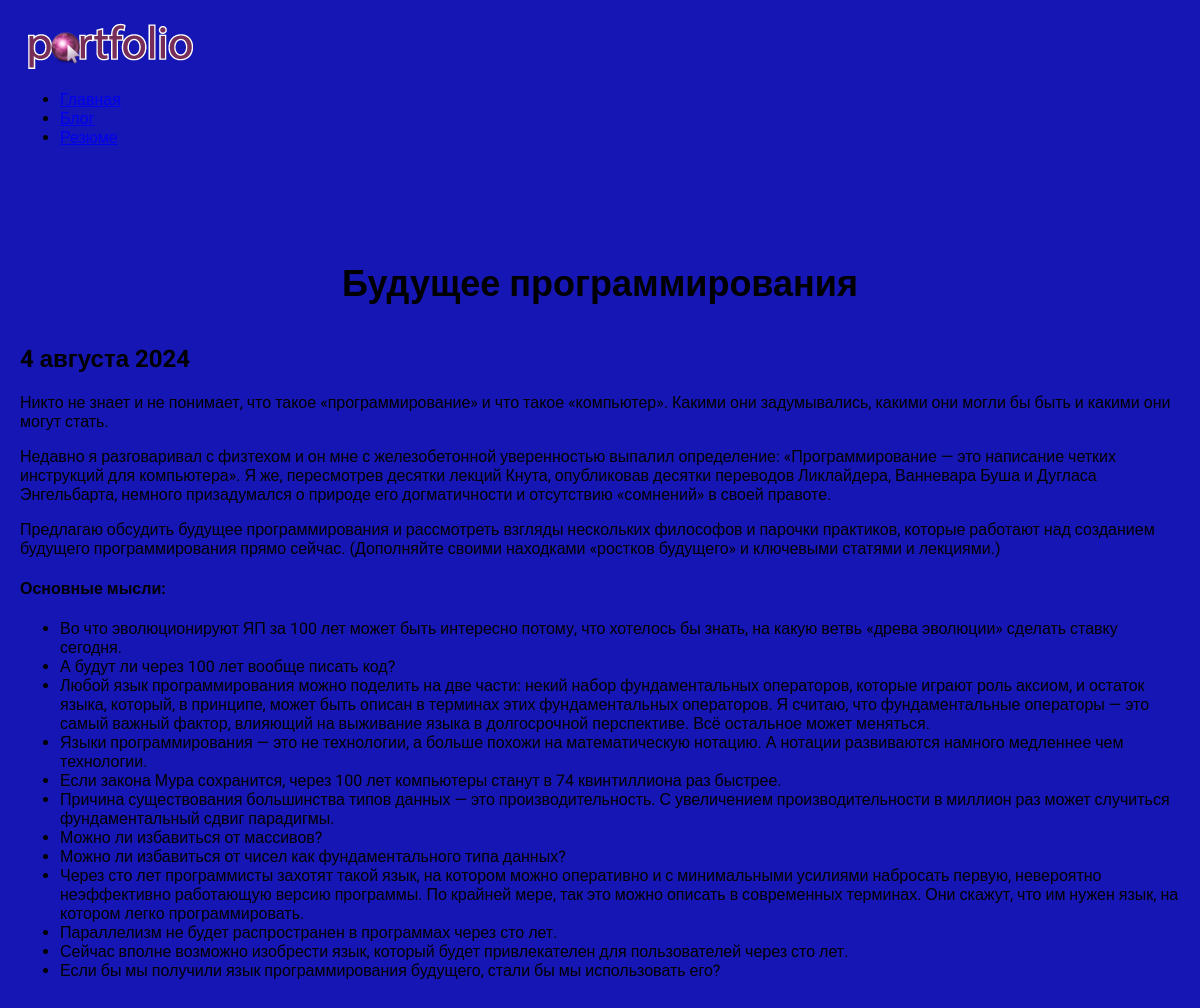
The app's page /blog/2/ with its own data.
### blog/models.py (models this page shows, shortened)
class Blog(models.Model):
    title = models.CharField(max_length=200)
    description = models.TextField()
    date = models.DateField()

### blog/views.py (the view)
# urls.py: path('<int:blog_id>/', views.detail, name="detail"),
def detail(request, blog_id):
    blog = get_object_or_404(Blog, pk=blog_id)
    return render(request, 'blog/details.html', {'blog': blog})

### blog/templates/blog/details.html
{% extends 'skills/base.html' %}
{% block content %}
<div class="detail">
    <h1>{{ blog.title }}</h1>
    <h2>{{ blog.date | date:'j E Y' }}</h2>
    {{ blog.description | safe }}
</div>
{% endblock %}

### skills/static/css/style.css (style rules this page uses)
body { background: #1616b5; padding: 0; margin: 0; font-family: "Roboto", sans-serif; }
.content h1 { text-align: center; margin: 60px 0 40px; font-size: 36px; }

### records on screen
Blog: title "Будущее программирования", date "4 августа 2024", description "Никто не знает и не понимает, что такое «программирование» и что такое «компьютер». Какими они задумывались, какими они могли бы быть и какими они могут стать. Недавно я разговаривал с физтехом и он мне с железобетонной уверенностью выпалил определение: «Программирование — это написание четких инструкций для компьютера». Я же, пересмотрев десятки лекций Кнута, опубликовав десятки переводов Ликлайдера, Ванневара Буша и Дугласа Энгельбарта, немного призадумался о природе его догматичности и отсутствию «сомнений» в своей правоте. Предлагаю обсудить будущее программирования и рассмотреть взгляды нескольких философов и парочки практиков, которые работают над созданием будущего программирования…"
